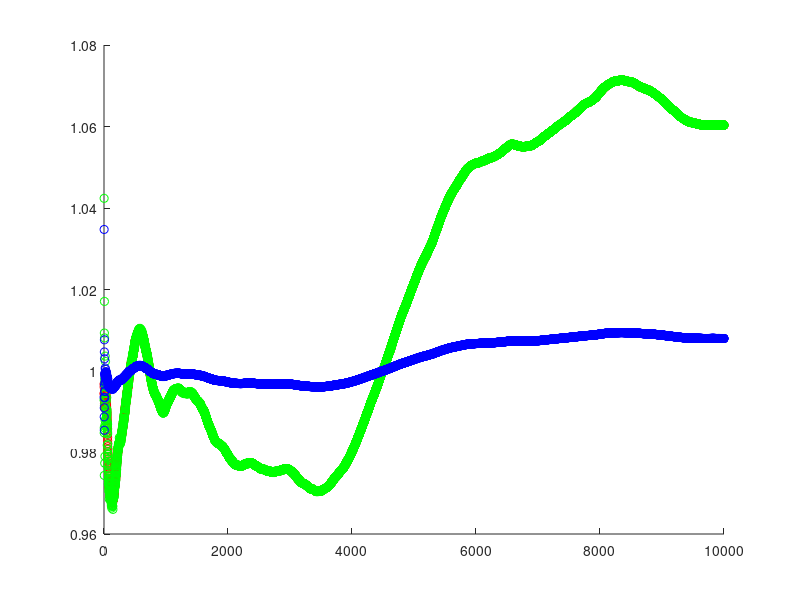

Write MATLAB code to recreate this figure.
clc;clear;
sum=10000;
x_0=[0;1];
A=[1,1;0,1];
B=0;
C=[1,0];
K=zeros(2);
M=zeros(2);
P=[0.5,0;0,0.5];
x=x_0;
x_1=[0;0];
arr=zeros(sum,3);
X=[1:sum];
Q=[1e-5,0;0,1e-5];
R=0.1;
s=x_0;
y=0;
for i=1:sum
    s=A*s+mvnrnd([0,0],Q)';
    y=C*s+normrnd(0,R);
    arr(i,1)=s(1)/i;
    arr(i,2)=y/i;
    x=A*x;
    M=A*P*A'+Q;
    K=M*C'*(C*M*C'+R)^(-1);
    x_1=x+K*(y-C*x);
    arr(i,3)=x_1(1)/i;
    P=M-K*C*M;
end
hold on;
scatter(X,arr(:,1),'r');
scatter(X,arr(:,2),'g');
scatter(X,arr(:,3),'b');